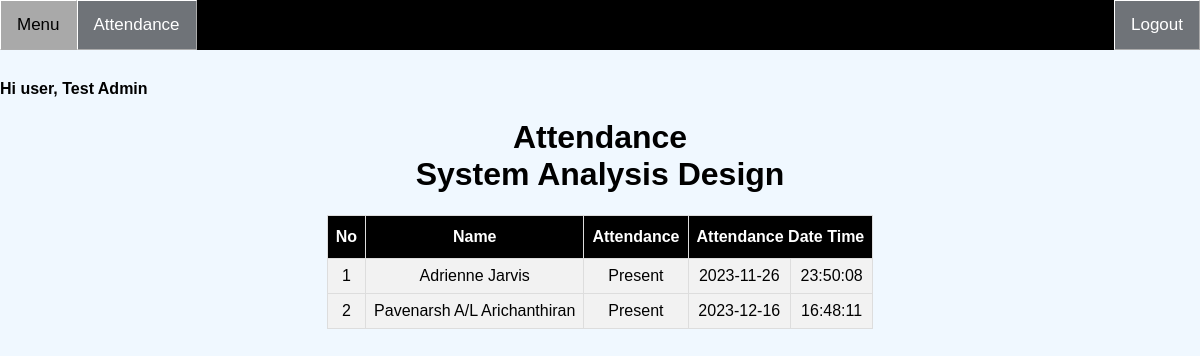
The app's page /Lecturer/AttendanceView.php?id=1 (signed in) with its own data.
### tables this page shows
CREATE TABLE `exam` (
  `id` int(11) NOT NULL,
  `name` varchar(255) NOT NULL,
  `datetime` datetime NOT NULL
);

CREATE TABLE `student_has_exam` (
  `id` int(9) NOT NULL,
  `student_id` int(11) NOT NULL,
  `exam_id` int(11) NOT NULL,
  `attendance` int(11) NOT NULL,
  `attendance_date_time` datetime DEFAULT NULL
);

CREATE TABLE `student` (
  `id` int(11) NOT NULL,
  `name` varchar(255) NOT NULL,
  `ic_no` varchar(99) NOT NULL,
  `student_id` varchar(99) NOT NULL,
  `email` varchar(99) NOT NULL,
  `enrol_fingerprint` int(1) NOT NULL,
  `course_id` int(11) NOT NULL,
  `semester_id` int(11) NOT NULL
);

### Lecturer/AttendanceView.php (the view, shortened to what this page needs)
<?php
if(isset ($_SESSION["userId"]))
{	include "Header.php";
?>
<!DOCTYPE html>
<html>
<head>
</head>
<body>
<?php
$examID = $_GET["id"];
$getExamNameQ = "SELECT name FROM exam WHERE id = '".$examID."'";
$getExamNameR = mysqli_query($link,$getExamNameQ);
if(!$getExamNameR)
{
    die ("Invalid Query - get Items List: ". mysqli_error($link));
}
else
{
    $getExamNameRow = mysqli_fetch_array($getExamNameR, MYSQLI_BOTH);
    $getExamName = $getExamNameRow['name'];
}?>
<h1 align="center">Attendance <br> <?php echo $getExamName;?></h1>
<?php
$queryGet = "SELECT
                    s.name,
                    she.id,
                    she.attendance,
                    she.attendance_date_time
                FROM
                    student_has_exam she
                INNER JOIN
                    student s ON she.student_id = s.id
                WHERE she.exam_id = '".$examID."'";
$resultGet = mysqli_query($link,$queryGet);
if(!$resultGet)
{
    die ("Invalid Query - get Items List: ". mysqli_error($link));
}
else
{?>
    <table id="table" border="1" align="center">
        <tr>
            <th>No</th>
            <th>Name</th>
            <th>Attendance</th>
            <th colspan=2>Attendance Date Time</th>
        </tr>
        <form>
            <?php	$no=1;
            if(mysqli_num_rows($resultGet)>0){
                while($row= mysqli_fetch_array($resultGet, MYSQLI_BOTH))
                {
                    if($row['attendance_date_time']){
                        $datetimeObject = new DateTime($row['attendance_date_time']);
                        $date = $datetimeObject->format('Y-m-d');
                        $time = $datetimeObject->format('H:i:s');
                    }
                    else{
                        $date = "NULL";
                        $time = "NULL";
                    }
                    ?>
                    <tr>
                        <td><?php echo $no;?></td>
                        <td><?php echo $row['name']?></td>
                        <td id="attendanceList<?php echo $no?>"><?php if($row['attendance']==1) echo "Present"; else echo "Not attended"?></td>
                        <td><?php echo $date?></td>
                        <td><?php echo $time?></td>
                    </tr>
                    <?php	$no++;}}
            else{
                ?>
                <tr>
                    <td colspan="6">No Data</td>
                </tr>
            <?php	}?>
        </form>
    </table>
    <br><br><br><br>
    <?php
}
}
else	{
    echo "No session exists or session has expired. Please log in again ";
    echo "Page will be redirect in 5 seconds";
    header('Refresh: 5; ../Auth/Login.php');
}
?>
</body>
</html>

### CSS/topNav.css (style rules this page uses)
* { box-sizing: border-box; }
body { margin: 0; font-family: Arial, Helvetica, sans-serif; background-image: url("bc.jpg"); background-color:aliceblue; background-size: 100% ; background-repeat: no-repeat; background-attachment: fixed; background-position:90% 100%; position:absolute; top:10%; max-width: -webkit-fill-available; right: 0px; left: 0px; }
#table { font-family: "Trebuchet MS", Arial, Helvetica, sans-serif; border-collapse: collapse; }
#table td, #table th { border: 1px solid #ddd; padding: 8px; text-align: center; max-width: auto; }
#table tr { background-color: #f2f2f2; }
#table th { padding-top: 12px; padding-bottom: 12px; text-align: center; background-color: black; color: white; max-width: auto; background-position: center; }

### records on screen
exam: name "System Analysis Design"
student_has_exam: student.name "Adrienne Jarvis", attendance "Present", attendance_date_time "2023-11-26", attendance_date_time "23:50:08"
student_has_exam: student.name "Pavenarsh A/L Arichanthiran", attendance "Present", attendance_date_time "2023-12-16", attendance_date_time "16:48:11"

### other values on screen
$_SESSION["name"] "Test Admin"
